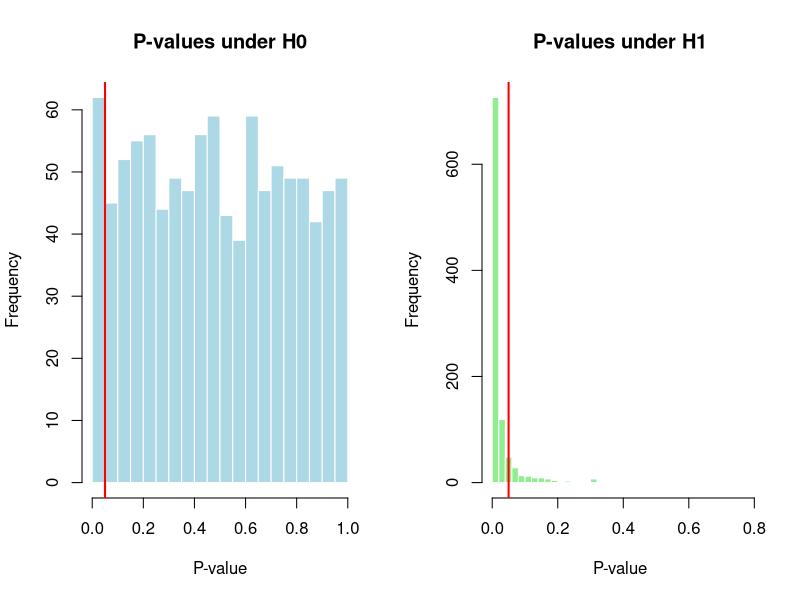

The R source for this figure:
# Parameters
 mu0 <- 5  # Null hypothesis mean
 mu1 <- 6  # Alternative hypothesis mean
 sigma <- 2  # Population standard deviation
 n <- 30  # Sample size
 alpha <- 0.05  # Significance level
 N_sim <- 1000  # Number of simulations
 # Initialize counters
 type_I_errors <- 0
 type_II_errors <- 0
 # Simulation
 set.seed(123)
 for (i in 1:N_sim) {
 # Simulate data under H0
 data_H0 <- rnorm(n, mean = mu0, sd = sigma)
 t_test_H0 <- t.test(data_H0, mu = mu0, alternative = "greater")
 if (t_test_H0$p.value < alpha) {
 type_I_errors <- type_I_errors + 1
  }
 # Simulate data under H1
 data_H1 <- rnorm(n, mean = mu1, sd = sigma)
 t_test_H1 <- t.test(data_H1, mu = mu0, alternative = "greater")
 if (t_test_H1$p.value >= alpha) {
 type_II_errors <- type_II_errors + 1
  }
 }
 # Output
 print(paste("Type I Error Rate:", type_I_errors / N_sim))
 print(paste("Type II Error Rate:", type_II_errors / N_sim))
 print(paste("Power:", 1 - (type_II_errors / N_sim)))
 # Graphical Output
 par(mfrow = c(1, 2))
 # Type I Error Distribution
 hist(replicate(N_sim, t.test(rnorm(n, mean = mu0, sd = sigma), mu = mu0, alternative = "greater")$p.value),
 breaks = 30, col = "lightblue", main = "P-values under H0", xlab = "P-value", border = "white")
abline(v = alpha, col = "red", lwd = 2)
 # Type II Error Distribution
 hist(replicate(N_sim, t.test(rnorm(n, mean = mu1, sd = sigma), mu = mu0, alternative = "greater")$p.value),
 breaks = 30, col = "lightgreen", main = "P-values under H1", xlab = "P-value", border = "white")
 abline(v = alpha, col = "red", lwd = 2)